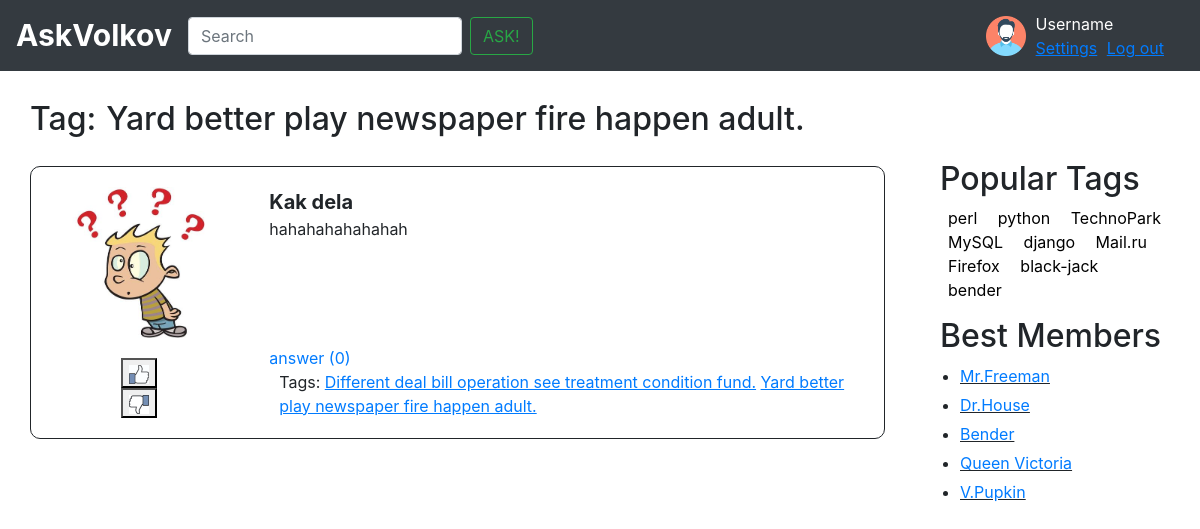
The app's page /tag/Yard better play newspaper fire happen adult. with its own data.
### app/models.py (models this page shows, shortened)
class Tag(models.Model):
	title = models.CharField(max_length=1024, verbose_name='Тэг')
	objects = TagManager()
	def __str__(self):
		return self.title
	class Meta:
		verbose_name = 'Тэг'
		verbose_name_plural = 'Тэги'

class Question(models.Model):
	title = models.CharField(max_length=1024, verbose_name='Заголовок')
	text = models.TextField(verbose_name='Текст вопроса')
	profile = models.ForeignKey('Profile', on_delete=models.CASCADE)
	date_of_create = models.DateTimeField(auto_now_add=True, verbose_name='Дата создания')
	tag = models.ManyToManyField('Tag')
	objects = QuestionManager()
	class Meta:
		verbose_name = 'Вопрос'
		verbose_name_plural = 'Вопросы'

### app/views.py (the view)
# urls.py: path('tag/<str:pk>', views.tag, name = 'tag'),
def tag(request, pk):
	tagged_question = Question.objects.questions_by_tag(pk)
	pagginated_question = paginate(tagged_question, request)
	return render(request, 'tag.html', {
		'questions': pagginated_question,
		'tag': pk,
		'tags': tags,
		})

### app/models.py (called while the page is built)
	def questions_by_tag(self, tag):
		return self.filter(tag__title = tag)

### app/views.py (called while the page is built)
def paginate(questions, request, per_page=5):
	paginator = Paginator(questions, per_page)
	page = request.GET.get('page', 1)
	pagginated_question = paginator.page(page)
	return pagginated_question

### templates/tag.html (shortened to what this page needs)
{% extends 'inc/base.html' %}
{% load static %}
{% block content %}
    <div class="row">
        <div class="new-questions-header">
            <h2>Tag:</h2>
        </div>
        <div class="new-questions-header">
            <h2 class="header-tag">{{ tag }} </h2>
        </div>
    </div>
    {% for question in questions %}
        {% include 'inc/one_question.html' %}
    {% endfor %}
{% endblock content %}

### templates/inc/one_question.html (shortened to what this page needs)
{% load static %}
<div class="row question-box">
    <div class="col-3">
        <div class="row-9">
            <img class="question-img" src="{% static 'img/question.jpg' %}"></img>
        </div>
        <div class="row-3 rating-counter">
            <div class="btn-group-vertical">
                <button class="like-button"><img class="like-img" src="{% static 'img/like.jpg' %}"></button>
                <button class="dislike-button"><img class="dislike-img" src="{% static 'img/dislike.jpg' %}"></button>
            </div>
        </div>
    </div>
    <div class="col-9  question-right">
        <div class="question-title">
            {{ question.title }}
        </div>
        <div class="question-text">
            {{ question.text }}
        </div>
        <div class="row question-extra">
            <div class="answer-counter">
                <a href="{% url 'question' question.id %}">answer ({{ question.answers|length }})</a>
            </div>
            <div class="question-tags">
                <span>Tags:</span>
                {% for tag in question.tag.all %}
                    <a class="underlined" href="{% url 'tag' tag %}">{{ tag }}</a>
                {% endfor %}
            </div>
        </div>
    </div>
</div>

### static/css/my.css (style rules this page uses)
.new-questions-header { font-size: 30px; font-weight: bold; padding-top: 40px; margin-right: 10px; }
.question-box { padding: 20px; border-radius: 10px; margin-top: 20px; border: 1px solid; }
.question-img { max-width: 150px; }
.like-img { max-width: 20px; }
.dislike-img { max-width: 20px; }
.question-title { font-size: 20px; font-weight: bold; }
.rating-counter { margin-left: 55px; margin-top: 20px; }
.question-extra { position: absolute; bottom: 0; padding-left: 15px; padding-top: 25px; }
.question-tags { padding-left: 10px; }
.underlined { text-decoration: underline; }

### records on screen
Tag: title "Yard better play newspaper fire happen adult."
Question: title "Kak dela", text "hahahahahahahah", answers|length "0"
Tag: title "Different deal bill operation see treatment condition fund."

### other values on screen
{{ tag }} "perl" "python" "TechnoPark" "MySQL" "django" "Mail.ru" "Firefox" "black-jack" "bender"
